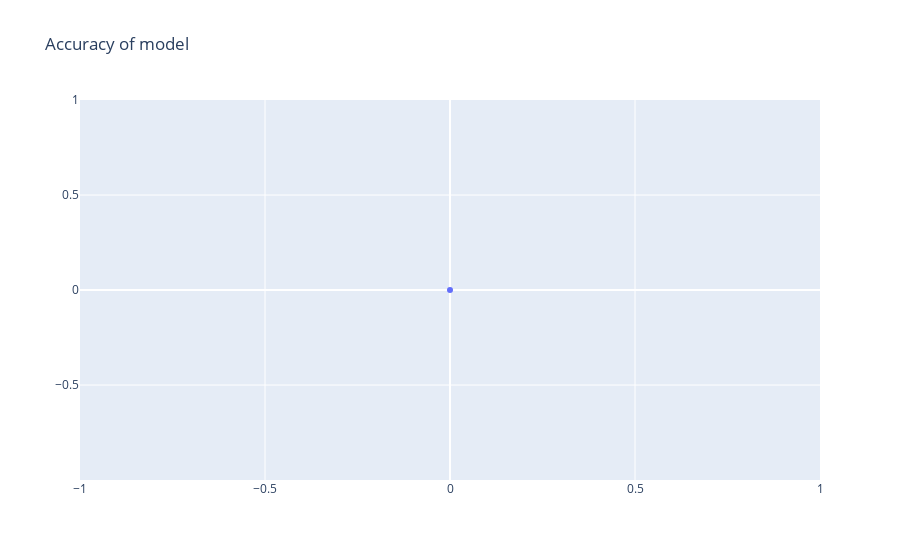

Source (notebook cell):
### Code cell
import plotly.graph_objects as go

# Plot training & validation accuracy values
fig = go.Figure()

fig.add_trace(go.Scatter(y=history.history['accuracy'],
                         mode='lines+markers',
                         name='Training accuracy'))

fig.update_layout(title_text='Accuracy of model')
fig.show()

### Figure 1 — Plotly figure (JSON) as saved in the notebook; plotly's stock layout.template omitted (floating-point values rounded to 4 significant figures)
{"data": [{"mode": "lines+markers", "name": "Training accuracy", "type": "scatter", "y": [0.0003666]}], "layout": {"title": {"text": "Accuracy of model"}}}
